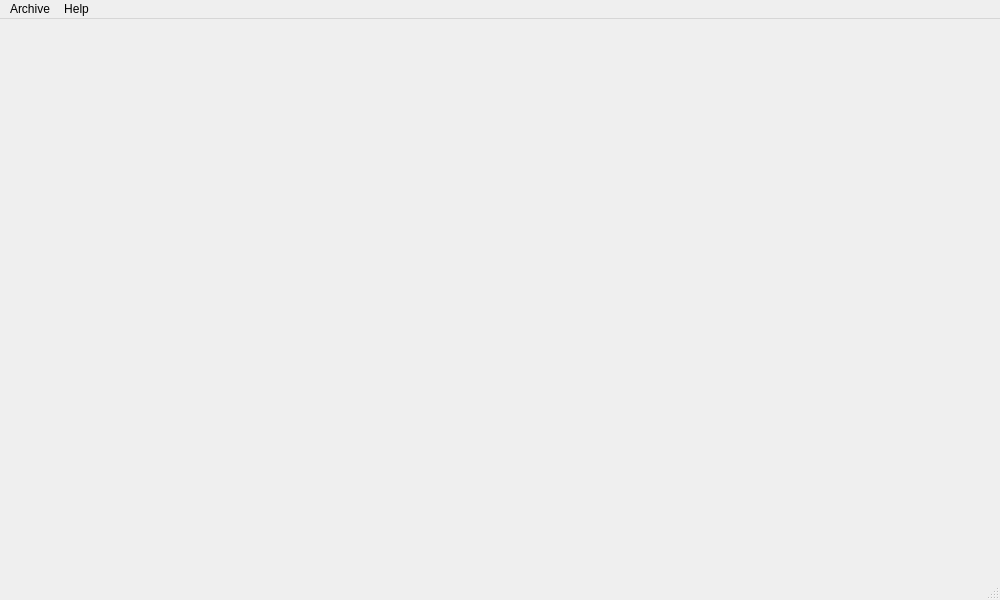
<?xml version="1.0" encoding="UTF-8"?>
<ui version="4.0">
 <class>MainWindow</class>
 <widget class="QMainWindow" name="MainWindow">
  <property name="geometry">
   <rect>
    <x>0</x>
    <y>0</y>
    <width>1000</width>
    <height>600</height>
   </rect>
  </property>
  <property name="windowTitle">
   <string>RistorNAT v0.5.0</string>
  </property>
  <property name="windowIcon">
   <iconset resource="res.qrc">
    <normaloff>:/ristornat.png</normaloff>:/ristornat.png</iconset>
  </property>
  <property name="locale">
   <locale language="English" country="UnitedStates"/>
  </property>
  <widget class="QWidget" name="centralWidget">
   <layout class="QGridLayout" name="gridLayout"/>
  </widget>
  <widget class="QMenuBar" name="menuBar">
   <property name="geometry">
    <rect>
     <x>0</x>
     <y>0</y>
     <width>1000</width>
     <height>26</height>
    </rect>
   </property>
   <widget class="QMenu" name="menuArchive">
    <property name="title">
     <string>Archive</string>
    </property>
    <addaction name="actionSettings"/>
    <addaction name="actionDatabase_Dump"/>
    <addaction name="actionDatabase_Restore"/>
   </widget>
   <widget class="QMenu" name="menuHelp">
    <property name="title">
     <string>Help</string>
    </property>
    <addaction name="actionAbout"/>
   </widget>
   <addaction name="menuArchive"/>
   <addaction name="menuHelp"/>
  </widget>
  <widget class="QStatusBar" name="statusBar"/>
  <action name="actionSettings">
   <property name="text">
    <string>Settings</string>
   </property>
  </action>
  <action name="actionDatabase_Dump">
   <property name="text">
    <string>Database Dump</string>
   </property>
  </action>
  <action name="actionDatabase_Restore">
   <property name="text">
    <string>Database Restore</string>
   </property>
  </action>
  <action name="actionAbout">
   <property name="text">
    <string>About</string>
   </property>
  </action>
 </widget>
 <layoutdefault spacing="6" margin="11"/>
 <resources>
  <include location="res.qrc"/>
 </resources>
 <connections>
  <connection>
   <sender>actionSettings</sender>
   <signal>triggered()</signal>
   <receiver>MainWindow</receiver>
   <slot>openSettings()</slot>
   <hints>
    <hint type="sourcelabel">
     <x>-1</x>
     <y>-1</y>
    </hint>
    <hint type="destinationlabel">
     <x>299</x>
     <y>199</y>
    </hint>
   </hints>
  </connection>
  <connection>
   <sender>actionAbout</sender>
   <signal>triggered()</signal>
   <receiver>MainWindow</receiver>
   <slot>about()</slot>
   <hints>
    <hint type="sourcelabel">
     <x>-1</x>
     <y>-1</y>
    </hint>
    <hint type="destinationlabel">
     <x>399</x>
     <y>299</y>
    </hint>
   </hints>
  </connection>
  <connection>
   <sender>actionDatabase_Dump</sender>
   <signal>triggered()</signal>
   <receiver>MainWindow</receiver>
   <slot>dump()</slot>
   <hints>
    <hint type="sourcelabel">
     <x>-1</x>
     <y>-1</y>
    </hint>
    <hint type="destinationlabel">
     <x>399</x>
     <y>299</y>
    </hint>
   </hints>
  </connection>
 </connections>
 <slots>
  <slot>openSettings()</slot>
  <slot>about()</slot>
  <slot>dump()</slot>
 </slots>
</ui>
